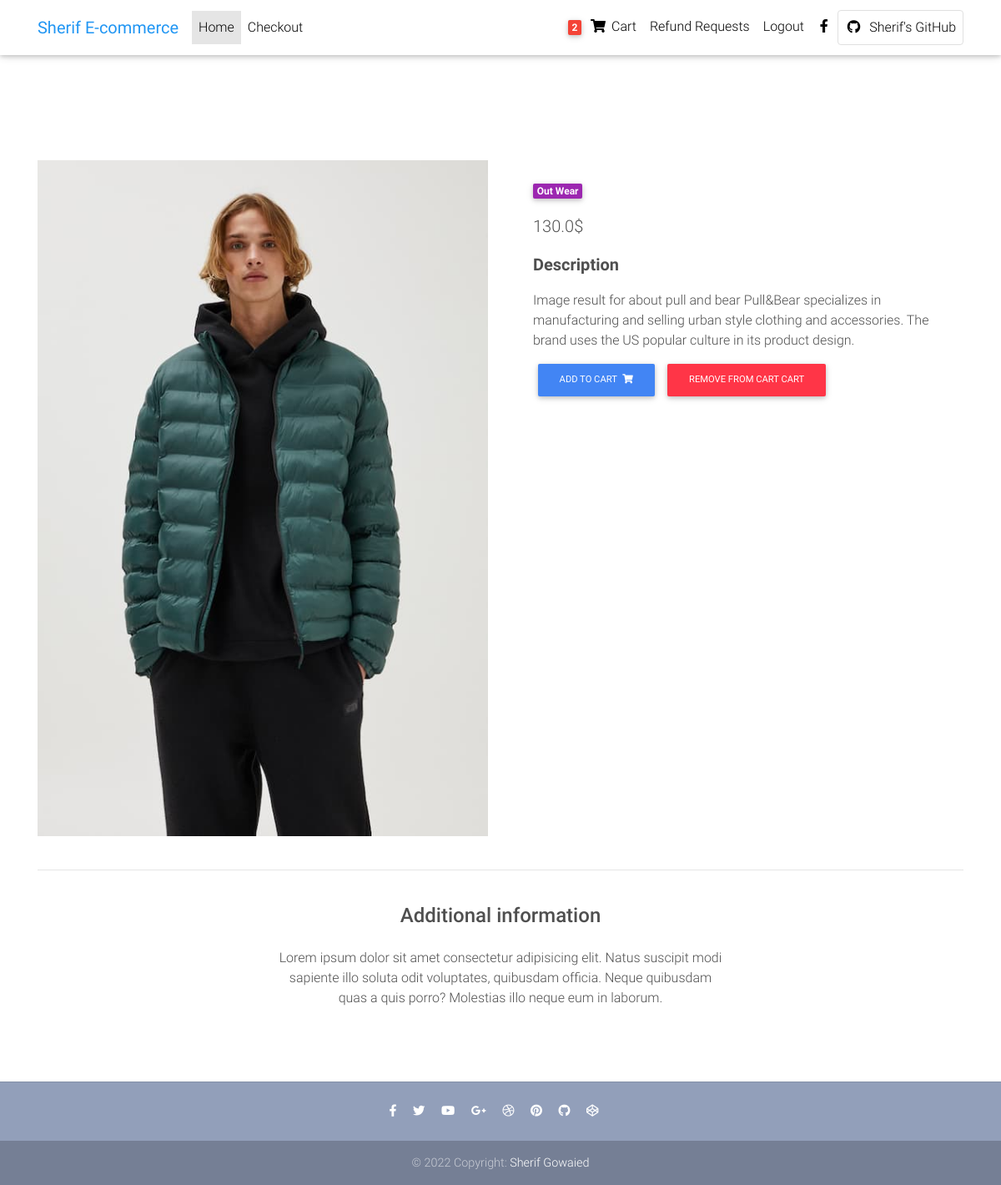
Screenshot of /djecommerce/product/test_product-3/ (signed in) with the database file from the repository.
### djecommerce/models.py (models this page shows, shortened)
class User(AbstractUser):
    pass

class Order(models.Model):
    user = models.ForeignKey(
        User, on_delete=models.CASCADE, related_name="order" )
    ref_code = models.CharField(max_length=20,blank=True ,null=True )
    ordered = models.BooleanField(default=False)
    items = models.ManyToManyField(OrderItem)
    start_date = models.DateTimeField(auto_now_add=True)
    ordered_date = models.DateTimeField()
    billing_address = models.ForeignKey("Address",related_name="billing_adress",on_delete=models.SET_NULL ,
        blank=True ,null=True)
    shipping_address = models.ForeignKey("Address",related_name="shipping_adress",on_delete=models.SET_NULL ,
        blank=True ,null=True)
    payment = models.ForeignKey("Payment",on_delete=models.SET_NULL ,
        blank=True ,null=True)
    coupon = models.ForeignKey("Coupon" ,on_delete=models.SET_NULL ,
        blank=True ,null=True)
    being_delivered = models.BooleanField(default=False)
    received = models.BooleanField(default=False)
    refund_requested = models.BooleanField(default=False)
    refund_granted = models.BooleanField(default=False)
    """
    1.item added to cart
    2.add billing adress
    (Failed checkout)
    3.payment
    4. being develired
    5.Recevied
    6.refunds

    """

class Item(models.Model):
    title = models.CharField(max_length=100)
    price = models.FloatField()
    discount_price = models.FloatField(blank=True , null=True)
    category = models.CharField(max_length=2,choices=CATEGORY_CHOICES)
    label = models.CharField(max_length=1,choices=LABEL_CHOICES )
    slug = models.SlugField()
    image = models.ImageField(upload_to="images",blank=True,null=True)
    description = models.TextField()
    def get_add_to_cart(self):
        return  reverse("djecommerce:add_to_cart",kwargs={
            "slug":self.slug
        })
    def remove_from_cart(self):
        return reverse("djecommerce:remove_from_cart",kwargs={
            "slug":self.slug
        })

### djecommerce/views.py (the view)
# urls.py: path("product/<slug>/",ItemDetailView.as_view(),name="product"),
class ItemDetailView(DetailView):
    model=Item
    template_name="product.html"

### djecommerce/templatetags/cart_template_tag.py (called while the page is built)
@register.filter
def cart_item_count(user):
    if user.is_authenticated:
        qs = Order.objects.filter(user = user , ordered=False)
        if qs.exists():
            return qs[0].items.count()
    return 0

### djecommerce/templates/product.html (shortened to what this page needs)
 {% extends 'base.html' %}
{% load static%}
{% block content %}
  <main class="mt-5 pt-4">
    <div class="container dark-grey-text mt-5">
      <div class="row wow fadeIn">
        <div class="col-md-6 mb-4">
          <img src="/djecommerce{{item.image.url}}" class="img-fluid" alt="">
        </div>
        <div class="col-md-6 mb-4">
          <div class="p-4">
            <div class="mb-3">
              <a href="">
                <span class="badge purple mr-1">{{object.get_category_display}}</span>
              </a>
            </div>
            <p class="lead">
              {% if object.discount_price%}
              <span class="mr-1">
              <del>{{object.price}}$ </del>
              </span>
              <span>${{object.discount_price}}</span>
              {% else %}
              {{object.price}}$
              {% endif%}
            </p>
            <p class="lead font-weight-bold">Description</p>
            <p>{{object.description}}</p>
              <a href="{{object.get_add_to_cart}}" class="btn btn-primary btn-md my-0 p" >Add to cart
                <i class="fas fa-shopping-cart ml-1"></i>
              </a>
              <a href="{{object.remove_from_cart}}" class="btn btn-danger btn-md my-0 p" >remove from cart cart
              </a>
          </div>
        </div>
      </div>
      <hr>
      <div class="row d-flex justify-content-center wow fadeIn">
        <div class="col-md-6 text-center">
          <h4 class="my-4 h4">Additional information</h4>
          <p>Lorem ipsum dolor sit amet consectetur adipisicing elit. Natus suscipit modi sapiente illo soluta odit
            voluptates,
            quibusdam officia. Neque quibusdam quas a quis porro? Molestias illo neque eum in laborum.</p>
        </div>
      </div>
      <div class="row wow fadeIn">
        <div class="col-lg-4 col-md-12 mb-4">
        </div>
        <div class="col-lg-4 col-md-6 mb-4">
        </div>
        <div class="col-lg-4 col-md-6 mb-4">
        </div>
      </div>
    </div>
  </main>
  {% endblock content %}

### djecommerce/templates/navbar.html (shortened to what this page needs)
{% load cart_template_tag %}
<nav class="navbar fixed-top navbar-expand-lg navbar-light white scrolling-navbar">
    <div class="container">
      <a class="navbar-brand waves-effect" href="{% url 'djecommerce:home'%}" target="_blank">
        <strong class="blue-text">Sherif E-commerce</strong>
      </a>
      <div class="collapse navbar-collapse" id="navbarSupportedContent">
        <ul class="navbar-nav mr-auto">
          <li class="nav-item active">
            <a class="nav-link waves-effect" href="{% url 'djecommerce:home'%}">Home
            </a>
          </li>
          {% if request.user.is_authenticated%}
          <li class="nav-item">
            <a class="nav-link waves-effect" href="{%url 'djecommerce:checkout'%}" target="_blank">Checkout</a>
          </li>
          {%endif%}
        </ul>
        <ul class="navbar-nav nav-flex-icons">
          {% if request.user.is_authenticated %}
          <li class="nav-item">
            <a href="{% url 'djecommerce:order-summary' %}" class="nav-link waves-effect">
              <span class="badge red z-depth-1 mr-1"> {{request.user|cart_item_count}} </span>
              <i class="fas fa-shopping-cart"></i>
              <span class="clearfix d-none d-sm-inline-block"> Cart </span>
            </a>
          </li>
          <li class="nav-item">
            <a href="{% url 'djecommerce:request-refund' %}" class="nav-link waves-effect">
              <span class="clearfix d-none d-sm-inline-block">Refund Requests </span>
            </a>
          </li>
          <li class="nav-item">
            <a href="{% url 'djecommerce:logout_view' %}" class="nav-link waves-effect">
              <span class="clearfix d-none d-sm-inline-block"> Logout </span>
            </a>
          </li>
          {% endif%}
          <li class="nav-item">
            <a href="https://www.facebook.com/sherif.ronadlo" class="nav-link waves-effect" target="_blank">
              <i class="fab fa-facebook-f"></i>
            </a>
          </li>
          <li class="nav-item">
            <a href="https://github.com/sherifgowaied" class="nav-link border border-light rounded waves-effect"
              target="_blank">
              <i class="fab fa-github mr-2"></i>Sherif's GitHub
            </a>
          </li>
        </ul>
      </div>
    </div>
  </nav>

### djecommerce/static/css/style.css (style rules this page uses)
html, body, .view { height: 100%; }

### djecommerce/templates/base.html (style rules this page uses)
html, body, header, .carousel { height: 60vh; }

### rows the page displays
User: user|cart_item_count "2"
Item: image (picture), category "Out Wear", price "130.0", description "Image result for about pull and bear Pull&Bear specializes in manufacturing and selling urban style clothing and accessories. The brand uses the US popular culture in its product design."
